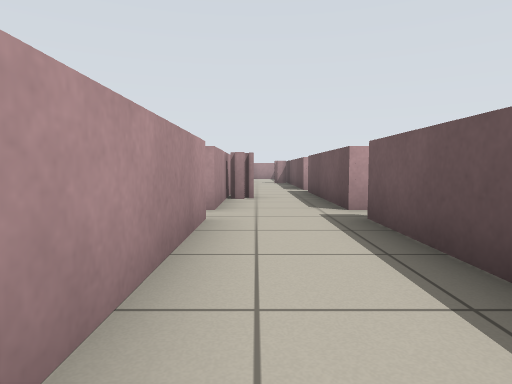
view 1 (above)

24 first-person views from a walk through a robot-simulator world made for Stage. The camera is 0.65 m above the floor, tilts 4° down and sees 75° across. Floor lines are 1 m apart. The floor is counted in squares, 1 m on a side. Each view is taken from the middle of a square. On the plan, view 1 faces up. The plan holds only what a view shows up to about 10 squares ahead; the rest is blank. The place goes on beyond the plan. The robots in the file are not drawn.

view 2
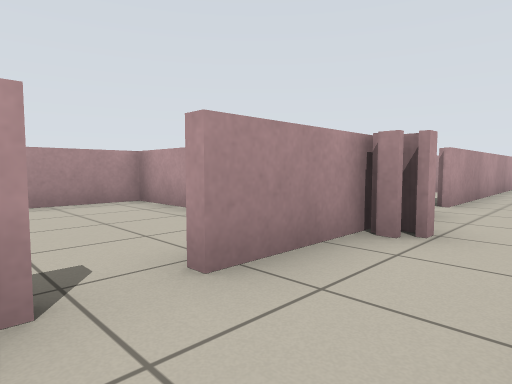

view 3
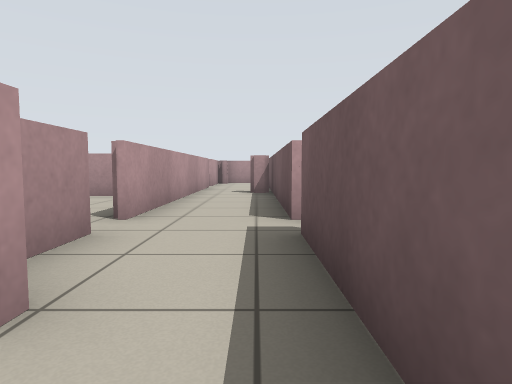

view 4
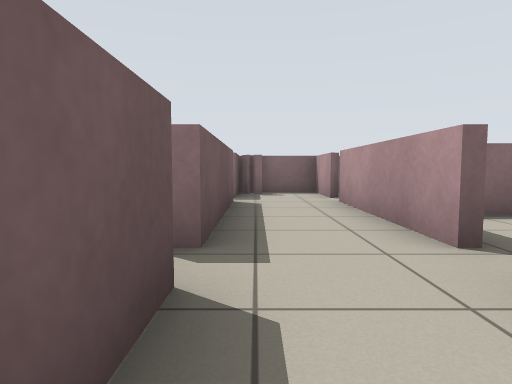

view 5
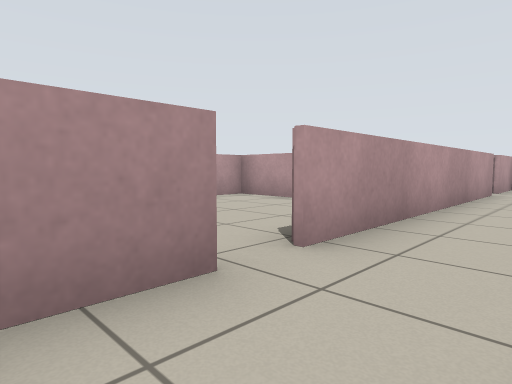

view 6
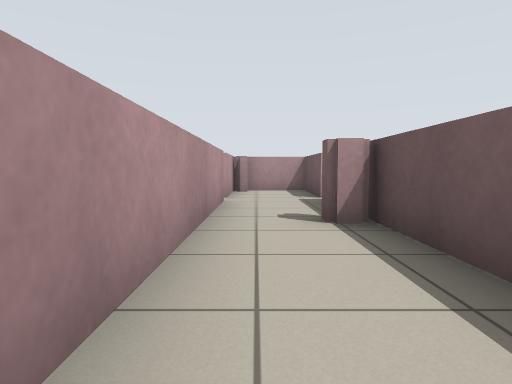

view 7
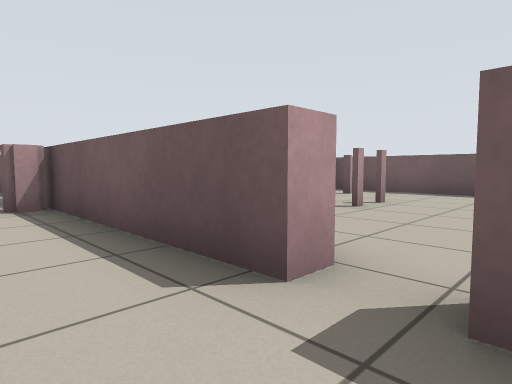

view 8
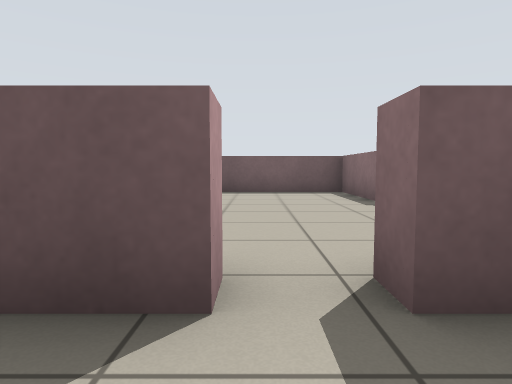

view 9
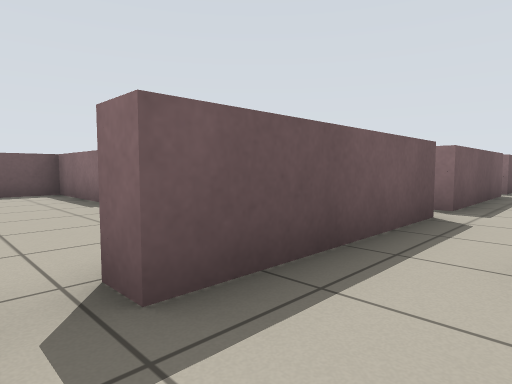

view 10
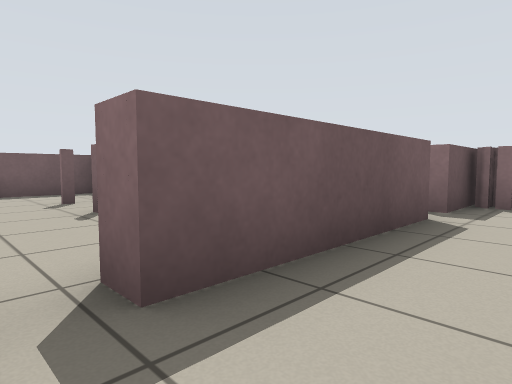

view 11
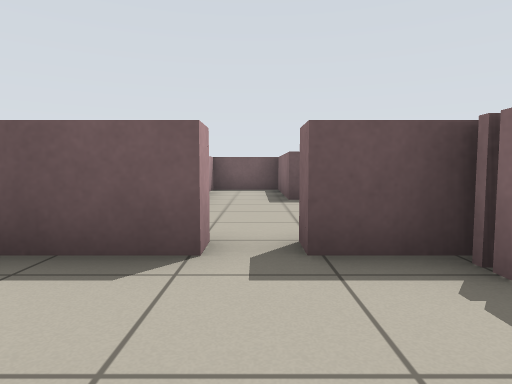

view 12
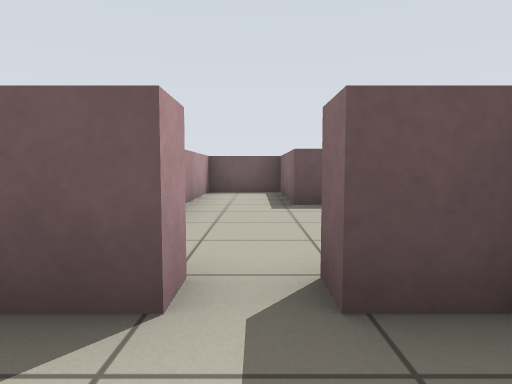

view 13
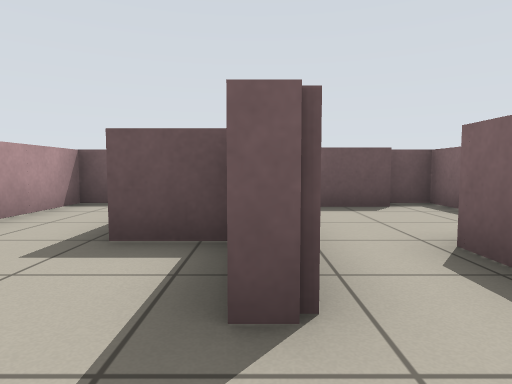

view 14
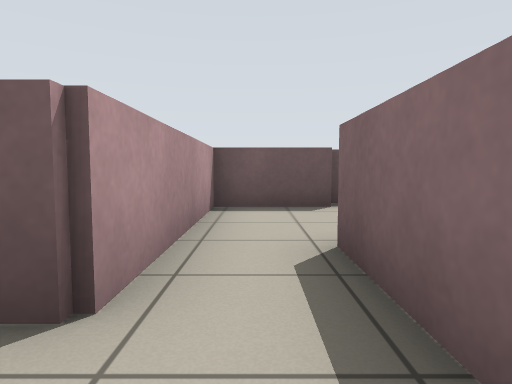

view 15
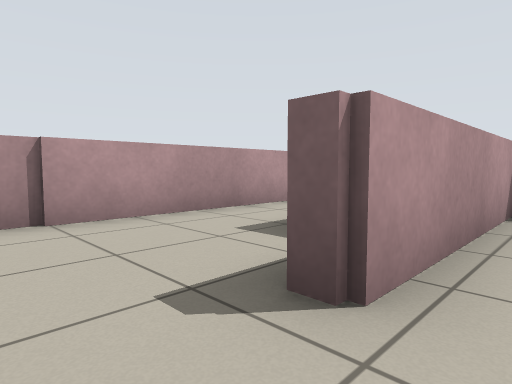

view 16
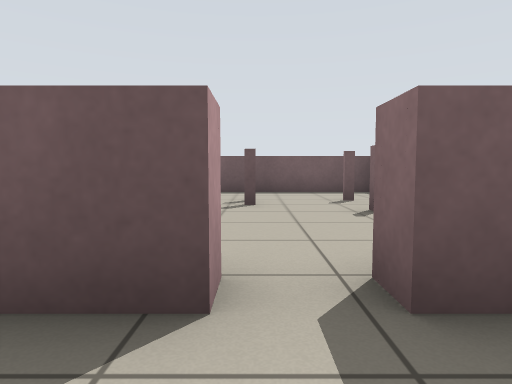

view 17
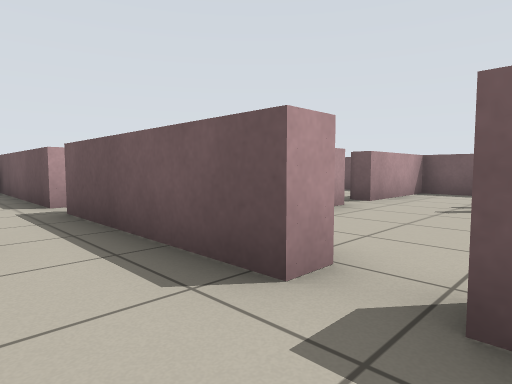

view 18
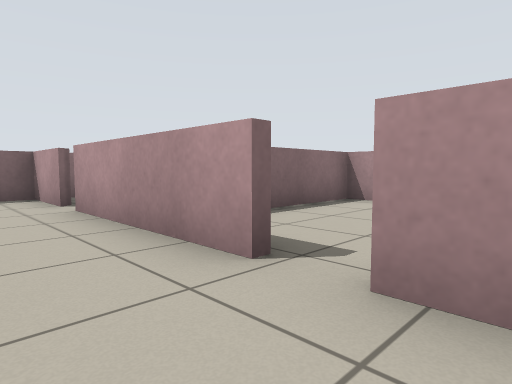

view 19
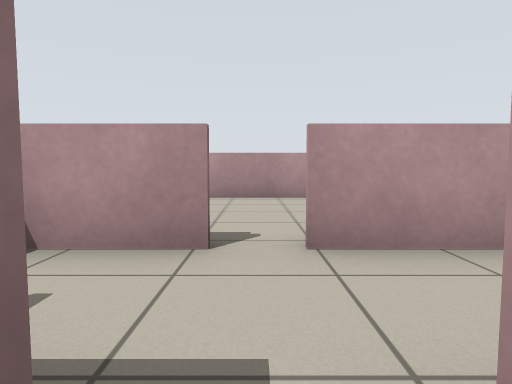

view 20
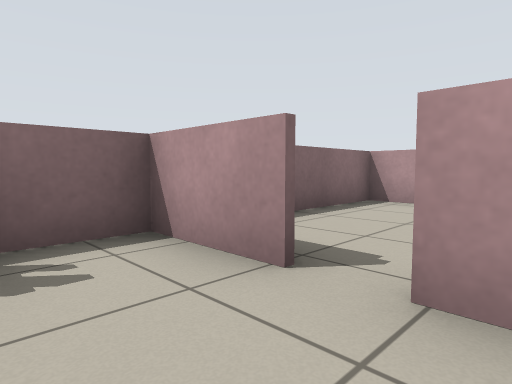

view 21
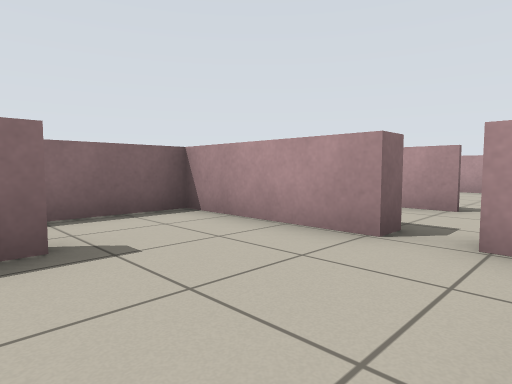

view 22
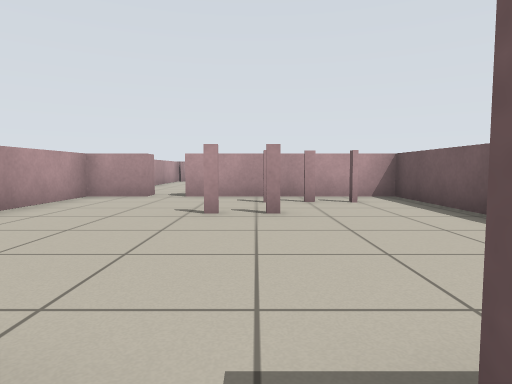

view 23
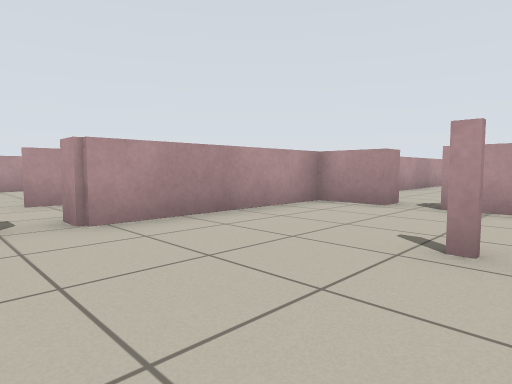

view 24
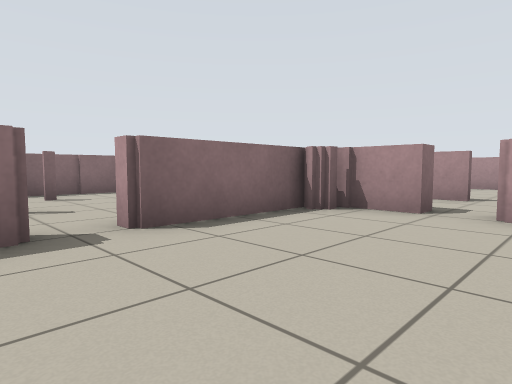

### Floor plan
Key: @ floor where view 1 was taken; # wall or solid block; x gap in a wall; . floor.
Columns run from 6 left of view 1 to 9 right of it. Each row starts with its distance up from view 1.
 21      ####
 20      #..#
 19      #..#.
 18      ... .
 17      #.. ..
 16      #..#..
 15      #.###.#####
 14 ######..#...####
 13 # ...#..#......#
 12 # ...#..#......#
 11 # ...#..#......#
 10   ...x..x......#
  9   ...x..x......#
  8      #..#......#
  7 ###  #..####.###
  6 # ...#..#......#
  5 # ...x..x...#..#
  4 # ...x..x......#
  3 # .. #..#......#
  2 ######..########
  1 #....#..#......#
  0 #.....@........#
 -1 #....#..#...####
 -2 #########..#####
 -3         #......#
 -4         #####..#
 -5              ..#

Positions as (right, up) in squares from view 1, and headings:
1: (0, 0), facing up
2: (1, 4), facing up-left
3: (1, 6), facing up
4: (1, 7), facing down
5: (1, 8), facing up-left
6: (0, 11), facing up
7: (0, 9), facing up-right
8: (0, 10), facing right
9: (0, 10), facing down-right
10: (0, 5), facing down-right
11: (-1, 0), facing right
12: (0, 0), facing right
13: (3, -2), facing right
14: (3, -3), facing right
15: (3, -3), facing up-right
16: (0, 5), facing right
17: (0, 4), facing up-right
18: (1, 6), facing down-left
19: (2, 0), facing left
20: (1, 1), facing down-left
21: (5, 1), facing down-left
22: (6, 7), facing up
23: (6, 9), facing up-left
24: (7, 11), facing down-left
